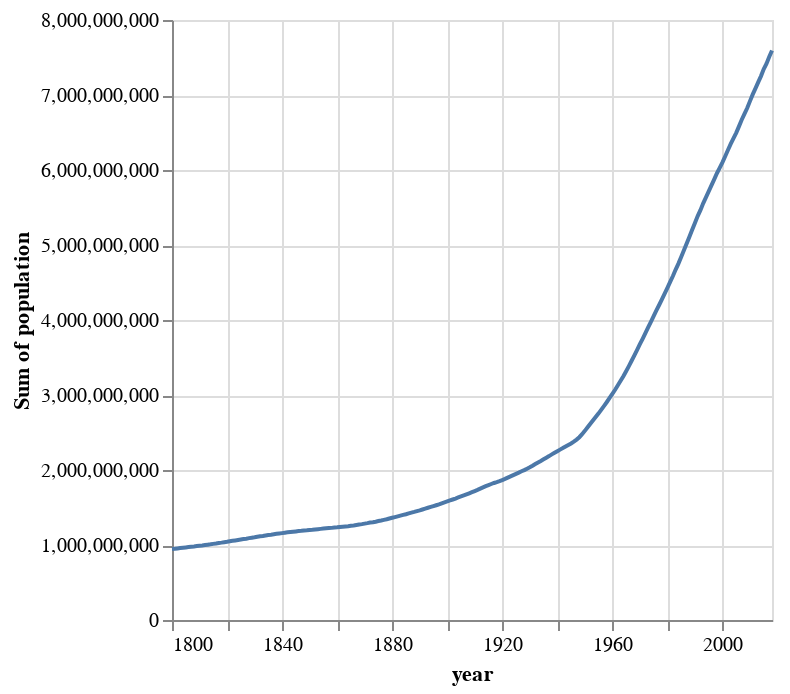

Write notebook code for a chart like this one.
### Markdown cell above
Interestingly,
it seems like the world population have been growing in two distinct phases:
slowly before 1950,
and more rapidly afterwards.
We will talk more about that later on.

We can see here that Altair automatically changes the axis label for us to reflect the operation
that we have performed on the data,
here taking the "sum" of the countries.

However, something seems to be going on with the x-axis
as the years are showing up in integer format as `1,990, 2,000, etc`.
While adding the comma as a thousand separator like this generally improves readability,
it is not what we want for years,
which we expect to show up as `1990, 2000, etc`.
We can indicate that we want Altair to use a temporal data type here
by adding the `:T` suffix to the column name.
We will learn more about different data types later,
for now this is all we need.

### Code cell
alt.Chart(gm).mark_line().encode(
    x='year:T',
    y='sum(population)'
)

### Figure 1 — Vega specification as saved in the notebook (floating-point values rounded to 4 significant figures; data arrays with more than 128 entries replaced by an {"elided": "..."} marker saying what was removed)
{"$schema": "https://vega.github.io/schema/vega/v5.json", "data": [{"name": "source_0", "values": {"elided": "219 records"}, "transform": [{"type": "formula", "expr": "toDate(datum['year'])", "as": "year"}]}, {"name": "source_0_y_domain_sum_population", "values": [{"min": 947175000, "max": 7593608200}]}], "marks": [{"type": "line", "name": "marks", "from": {"data": "source_0"}, "sort": {"field": "x"}, "encode": {"update": {"x": {"field": "year", "scale": "x"}, "y": {"field": "sum_population", "scale": "y"}, "stroke": {"value": "#4c78a8"}, "defined": {"signal": "isValid(datum[\"year\"]) && isFinite(+datum[\"year\"]) && isValid(datum[\"sum_population\"]) && isFinite(+datum[\"sum_population\"])"}}}, "style": ["line"]}], "scales": [{"name": "x", "type": "time", "domain": {"data": "source_0", "field": "year"}, "range": [0, {"signal": "width"}]}, {"name": "y", "type": "linear", "domain": [{"signal": "(data(\"source_0_y_domain_sum_population\")[0] || {}).min"}, {"signal": "(data(\"source_0_y_domain_sum_population\")[0] || {}).max"}], "range": [{"signal": "height"}, 0], "nice": true, "zero": true}], "axes": [{"scale": "x", "grid": true, "minExtent": 0, "zindex": 0, "aria": false, "gridScale": "y", "maxExtent": 0, "ticks": false, "orient": "bottom", "domain": false, "labels": false, "tickCount": {"signal": "ceil(width/40)"}}, {"scale": "y", "domain": false, "tickCount": {"signal": "ceil(height/40)"}, "maxExtent": 0, "ticks": false, "minExtent": 0, "grid": true, "aria": false, "gridScale": "x", "zindex": 0, "labels": false, "orient": "left"}, {"scale": "x", "labelOverlap": true, "labelFlush": true, "tickCount": {"signal": "ceil(width/40)"}, "grid": false, "zindex": 0, "title": "year", "orient": "bottom"}, {"scale": "y", "grid": false, "orient": "left", "labelOverlap": true, "title": "Sum of population", "zindex": 0, "tickCount": {"signal": "ceil(height/40)"}}], "padding": 5, "height": 300, "width": 300, "background": "white", "style": "cell"}
